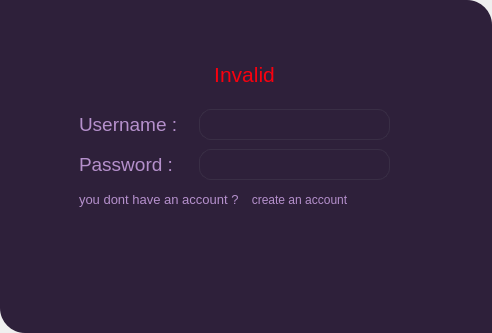
<?xml version="1.0" encoding="UTF-8"?>
<ui version="4.0">
 <class>MainWindow</class>
 <widget class="QMainWindow" name="MainWindow">
  <property name="geometry">
   <rect>
    <x>0</x>
    <y>0</y>
    <width>492</width>
    <height>333</height>
   </rect>
  </property>
  <property name="minimumSize">
   <size>
    <width>492</width>
    <height>333</height>
   </size>
  </property>
  <property name="maximumSize">
   <size>
    <width>492</width>
    <height>333</height>
   </size>
  </property>
  <property name="windowTitle">
   <string>MainWindow</string>
  </property>
  <widget class="QWidget" name="centralwidget">
   <layout class="QGridLayout" name="gridLayout">
    <property name="leftMargin">
     <number>0</number>
    </property>
    <property name="topMargin">
     <number>0</number>
    </property>
    <property name="rightMargin">
     <number>0</number>
    </property>
    <property name="bottomMargin">
     <number>0</number>
    </property>
    <property name="spacing">
     <number>0</number>
    </property>
    <item row="0" column="0">
     <widget class="QFrame" name="frame">
      <property name="styleSheet">
       <string notr="true">border:none;
background-color: rgb(46, 32, 58);
border-top-right-radius:25px ;
border-bottom-left-radius:25px;</string>
      </property>
      <property name="frameShape">
       <enum>QFrame::StyledPanel</enum>
      </property>
      <property name="frameShadow">
       <enum>QFrame::Raised</enum>
      </property>
      <layout class="QGridLayout" name="gridLayout_2">
       <item row="0" column="0">
        <widget class="QStackedWidget" name="stackedWidget">
         <property name="currentIndex">
          <number>0</number>
         </property>
         <widget class="QWidget" name="pg_login">
          <widget class="QLineEdit" name="login_user">
           <property name="geometry">
            <rect>
             <x>190</x>
             <y>100</y>
             <width>191</width>
             <height>31</height>
            </rect>
           </property>
           <property name="styleSheet">
            <string notr="true">/*background-color: rgb(57, 46, 69); */
border: 1px solid rgb(57, 46, 69);
border-radius: 12px;
color :#B48FCB;</string>
           </property>
           <property name="text">
            <string/>
           </property>
          </widget>
          <widget class="QLineEdit" name="login_passwd">
           <property name="geometry">
            <rect>
             <x>190</x>
             <y>140</y>
             <width>191</width>
             <height>31</height>
            </rect>
           </property>
           <property name="acceptDrops">
            <bool>true</bool>
           </property>
           <property name="styleSheet">
            <string notr="true">/*background-color: rgb(57, 46, 69); */
border: 1px solid rgb(57, 46, 69);
border-radius: 12px;
color: #B48FCB;</string>
           </property>
           <property name="text">
            <string/>
           </property>
           <property name="echoMode">
            <enum>QLineEdit::Password</enum>
           </property>
          </widget>
          <widget class="QPushButton" name="btn_login">
           <property name="geometry">
            <rect>
             <x>70</x>
             <y>210</y>
             <width>311</width>
             <height>41</height>
            </rect>
           </property>
           <property name="styleSheet">
            <string notr="true">QPushButton{
background-color: rgb(46, 32, 58);
border:none;
}
QPushButton:hover{
	background-color: rgb(57, 46, 69);
}
QPushButton:pressed{
	background-color: rgb(112, 0, 132);
}</string>
           </property>
           <property name="text">
            <string/>
           </property>
           <property name="icon">
            <iconset>
             <normaloff>icons/cil-user.png</normaloff>icons/cil-user.png</iconset>
           </property>
           <property name="iconSize">
            <size>
             <width>25</width>
             <height>25</height>
            </size>
           </property>
          </widget>
          <widget class="QLabel" name="label_3">
           <property name="geometry">
            <rect>
             <x>70</x>
             <y>140</y>
             <width>111</width>
             <height>31</height>
            </rect>
           </property>
           <property name="text">
            <string>&lt;html&gt;&lt;head/&gt;&lt;body&gt;&lt;p&gt;&lt;span style=&quot; font-size:14pt; color:#b590cc;&quot;&gt;Password :&lt;/span&gt;&lt;/p&gt;&lt;/body&gt;&lt;/html&gt;</string>
           </property>
          </widget>
          <widget class="QPushButton" name="btn_to_create">
           <property name="geometry">
            <rect>
             <x>220</x>
             <y>180</y>
             <width>141</width>
             <height>21</height>
            </rect>
           </property>
           <property name="styleSheet">
            <string notr="true">color : #B48FCB;</string>
           </property>
           <property name="text">
            <string>create an account</string>
           </property>
          </widget>
          <widget class="QLabel" name="label_2">
           <property name="geometry">
            <rect>
             <x>70</x>
             <y>100</y>
             <width>111</width>
             <height>31</height>
            </rect>
           </property>
           <property name="text">
            <string>&lt;html&gt;&lt;head/&gt;&lt;body&gt;&lt;p&gt;&lt;span style=&quot; font-size:14pt; color:#b590cc;&quot;&gt;Username :&lt;/span&gt;&lt;/p&gt;&lt;/body&gt;&lt;/html&gt;</string>
           </property>
          </widget>
          <widget class="QLabel" name="label_4">
           <property name="geometry">
            <rect>
             <x>70</x>
             <y>180</y>
             <width>161</width>
             <height>21</height>
            </rect>
           </property>
           <property name="text">
            <string>&lt;html&gt;&lt;head/&gt;&lt;body&gt;&lt;p&gt;&lt;span style=&quot; font-size:10pt; color:#b590cc;&quot;&gt;you dont have an account ?&lt;/span&gt;&lt;/p&gt;&lt;/body&gt;&lt;/html&gt;</string>
           </property>
          </widget>
          <widget class="QPushButton" name="btn_exit">
           <property name="geometry">
            <rect>
             <x>0</x>
             <y>0</y>
             <width>31</width>
             <height>31</height>
            </rect>
           </property>
           <property name="styleSheet">
            <string notr="true">QPushButton{
background-color: rgb(46, 32, 58);
border:none;
border-radius:  12px;
}
QPushButton:hover{
	background-color: rgb(187, 33, 88);
}

QPushButton:pressed{
	background-color: rgb(227, 4, 4);
}</string>
           </property>
           <property name="text">
            <string/>
           </property>
           <property name="icon">
            <iconset>
             <normaloff>icons/x.png</normaloff>icons/x.png</iconset>
           </property>
           <property name="iconSize">
            <size>
             <width>20</width>
             <height>20</height>
            </size>
           </property>
          </widget>
          <widget class="QLabel" name="invalid">
           <property name="geometry">
            <rect>
             <x>80</x>
             <y>40</y>
             <width>311</width>
             <height>51</height>
            </rect>
           </property>
           <property name="text">
            <string>&lt;html&gt;&lt;head/&gt;&lt;body&gt;&lt;p align=&quot;center&quot;&gt;&lt;span style=&quot; font-family:'SFMono-Regular','Consolas','Liberation Mono','Menlo','monospace'; font-size:16pt; color:#f9000e;&quot;&gt;Invalid&lt;/span&gt;&lt;/p&gt;&lt;/body&gt;&lt;/html&gt;</string>
           </property>
          </widget>
         </widget>
         <widget class="QWidget" name="pg_create">
          <widget class="QPushButton" name="btn_creat">
           <property name="geometry">
            <rect>
             <x>90</x>
             <y>210</y>
             <width>331</width>
             <height>41</height>
            </rect>
           </property>
           <property name="styleSheet">
            <string notr="true">QPushButton{
background-color: rgb(46, 32, 58);
border:none;
}
QPushButton:hover{
	background-color: rgb(57, 46, 69);
}
QPushButton:pressed{
	background-color: rgb(112, 0, 132);
}</string>
           </property>
           <property name="text">
            <string/>
           </property>
           <property name="icon">
            <iconset>
             <normaloff>icons/cil-user-follow.png</normaloff>icons/cil-user-follow.png</iconset>
           </property>
           <property name="iconSize">
            <size>
             <width>25</width>
             <height>25</height>
            </size>
           </property>
          </widget>
          <widget class="QLabel" name="label_5">
           <property name="geometry">
            <rect>
             <x>90</x>
             <y>90</y>
             <width>111</width>
             <height>31</height>
            </rect>
           </property>
           <property name="text">
            <string>&lt;html&gt;&lt;head/&gt;&lt;body&gt;&lt;p&gt;&lt;span style=&quot; font-size:14pt; color:#b590cc;&quot;&gt;Username :&lt;/span&gt;&lt;/p&gt;&lt;/body&gt;&lt;/html&gt;</string>
           </property>
          </widget>
          <widget class="QLineEdit" name="creat_user">
           <property name="geometry">
            <rect>
             <x>220</x>
             <y>90</y>
             <width>201</width>
             <height>31</height>
            </rect>
           </property>
           <property name="styleSheet">
            <string notr="true">/*background-color: rgb(57, 46, 69); */
border: 1px solid rgb(57, 46, 69);
border-radius: 12px;
color :#B48FCB;</string>
           </property>
           <property name="text">
            <string/>
           </property>
          </widget>
          <widget class="QLineEdit" name="creat_passwd1">
           <property name="geometry">
            <rect>
             <x>220</x>
             <y>130</y>
             <width>201</width>
             <height>31</height>
            </rect>
           </property>
           <property name="styleSheet">
            <string notr="true">/*background-color: rgb(57, 46, 69); */
border: 1px solid rgb(57, 46, 69);
border-radius: 12px;
color :#B48FCB;</string>
           </property>
           <property name="text">
            <string/>
           </property>
           <property name="echoMode">
            <enum>QLineEdit::Password</enum>
           </property>
          </widget>
          <widget class="QLabel" name="label_6">
           <property name="geometry">
            <rect>
             <x>90</x>
             <y>130</y>
             <width>111</width>
             <height>31</height>
            </rect>
           </property>
           <property name="text">
            <string>&lt;html&gt;&lt;head/&gt;&lt;body&gt;&lt;p&gt;&lt;span style=&quot; font-size:14pt; color:#b590cc;&quot;&gt;Password :&lt;/span&gt;&lt;/p&gt;&lt;/body&gt;&lt;/html&gt;</string>
           </property>
          </widget>
          <widget class="QLineEdit" name="creat_passwd2">
           <property name="geometry">
            <rect>
             <x>220</x>
             <y>170</y>
             <width>201</width>
             <height>31</height>
            </rect>
           </property>
           <property name="styleSheet">
            <string notr="true">/*background-color: rgb(57, 46, 69); */
border: 1px solid rgb(57, 46, 69);
border-radius: 12px;
color :#B48FCB;</string>
           </property>
           <property name="text">
            <string/>
           </property>
           <property name="echoMode">
            <enum>QLineEdit::Password</enum>
           </property>
          </widget>
          <widget class="QLabel" name="label_7">
           <property name="geometry">
            <rect>
             <x>90</x>
             <y>170</y>
             <width>121</width>
             <height>31</height>
            </rect>
           </property>
           <property name="text">
            <string>&lt;html&gt;&lt;head/&gt;&lt;body&gt;&lt;p&gt;&lt;span style=&quot; font-size:14pt; color:#b590cc;&quot;&gt;Confirm pass:&lt;/span&gt;&lt;/p&gt;&lt;/body&gt;&lt;/html&gt;</string>
           </property>
          </widget>
          <widget class="QPushButton" name="go_to_login">
           <property name="geometry">
            <rect>
             <x>260</x>
             <y>260</y>
             <width>141</width>
             <height>21</height>
            </rect>
           </property>
           <property name="styleSheet">
            <string notr="true">color : #B48FCB;</string>
           </property>
           <property name="text">
            <string>Go to login Page</string>
           </property>
          </widget>
          <widget class="QLabel" name="invalid1">
           <property name="geometry">
            <rect>
             <x>100</x>
             <y>20</y>
             <width>311</width>
             <height>51</height>
            </rect>
           </property>
           <property name="text">
            <string>&lt;html&gt;&lt;head/&gt;&lt;body&gt;&lt;p align=&quot;center&quot;&gt;&lt;span style=&quot; font-family:'SFMono-Regular','Consolas','Liberation Mono','Menlo','monospace'; font-size:16pt; color:#f9000e;&quot;&gt;Invalid&lt;/span&gt;&lt;/p&gt;&lt;/body&gt;&lt;/html&gt;</string>
           </property>
          </widget>
         </widget>
        </widget>
       </item>
      </layout>
     </widget>
    </item>
   </layout>
  </widget>
 </widget>
 <resources/>
 <connections/>
</ui>
